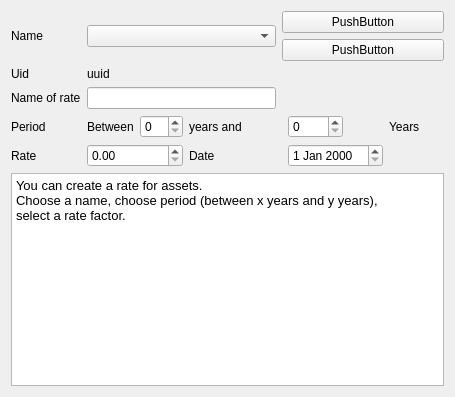
<?xml version="1.0" encoding="UTF-8"?>
<ui version="4.0">
 <class>Account::Internal::AssetsRatesWidget</class>
 <widget class="QWidget" name="Account::Internal::AssetsRatesWidget">
  <property name="geometry">
   <rect>
    <x>0</x>
    <y>0</y>
    <width>455</width>
    <height>397</height>
   </rect>
  </property>
  <property name="windowTitle">
   <string>Form</string>
  </property>
  <layout class="QGridLayout" name="gridLayout_2">
   <item row="1" column="0">
    <layout class="QGridLayout" name="gridLayout">
     <item row="0" column="0">
      <widget class="QLabel" name="AssetsNameLabel">
       <property name="minimumSize">
        <size>
         <width>40</width>
         <height>0</height>
        </size>
       </property>
       <property name="text">
        <string>Name</string>
       </property>
       <property name="buddy">
        <cstring>assetsNameComboBox</cstring>
       </property>
      </widget>
     </item>
     <item row="0" column="1" colspan="4">
      <widget class="QComboBox" name="assetsNameComboBox">
       <property name="sizePolicy">
        <sizepolicy hsizetype="Preferred" vsizetype="Fixed">
         <horstretch>200</horstretch>
         <verstretch>0</verstretch>
        </sizepolicy>
       </property>
      </widget>
     </item>
     <item row="0" column="5" colspan="7">
      <layout class="QVBoxLayout" name="verticalLayout">
       <item>
        <widget class="QPushButton" name="addButton">
         <property name="text">
          <string>PushButton</string>
         </property>
        </widget>
       </item>
       <item>
        <widget class="QPushButton" name="deleteButton">
         <property name="text">
          <string>PushButton</string>
         </property>
        </widget>
       </item>
      </layout>
     </item>
     <item row="1" column="0">
      <widget class="QLabel" name="uidLabel">
       <property name="text">
        <string>Uid</string>
       </property>
      </widget>
     </item>
     <item row="1" column="1" colspan="11">
      <widget class="QLabel" name="assetsRatesUidLabel">
       <property name="text">
        <string>uuid</string>
       </property>
      </widget>
     </item>
     <item row="2" column="0">
      <widget class="QLabel" name="nameLabel">
       <property name="text">
        <string>Name of rate</string>
       </property>
       <property name="wordWrap">
        <bool>true</bool>
       </property>
      </widget>
     </item>
     <item row="2" column="1" colspan="4">
      <widget class="QLineEdit" name="nameEdit"/>
     </item>
     <item row="3" column="0">
      <widget class="QLabel" name="periodLabel">
       <property name="minimumSize">
        <size>
         <width>45</width>
         <height>0</height>
        </size>
       </property>
       <property name="text">
        <string>Period</string>
       </property>
      </widget>
     </item>
     <item row="3" column="1">
      <widget class="QLabel" name="betweenLabel">
       <property name="text">
        <string>Between</string>
       </property>
       <property name="wordWrap">
        <bool>true</bool>
       </property>
      </widget>
     </item>
     <item row="3" column="2">
      <widget class="QSpinBox" name="beginSpinBox">
       <property name="maximumSize">
        <size>
         <width>55</width>
         <height>16777215</height>
        </size>
       </property>
      </widget>
     </item>
     <item row="3" column="3" colspan="3">
      <widget class="QLabel" name="andLabel">
       <property name="text">
        <string>years and</string>
       </property>
       <property name="wordWrap">
        <bool>true</bool>
       </property>
      </widget>
     </item>
     <item row="4" column="0">
      <widget class="QLabel" name="rateLabel">
       <property name="text">
        <string>Rate</string>
       </property>
       <property name="buddy">
        <cstring>rateDoubleSpinBox</cstring>
       </property>
      </widget>
     </item>
     <item row="4" column="1" colspan="2">
      <widget class="QDoubleSpinBox" name="rateDoubleSpinBox"/>
     </item>
     <item row="5" column="0" colspan="12">
      <widget class="QTextBrowser" name="textBrowser">
       <property name="html">
        <string>&lt;!DOCTYPE HTML PUBLIC &quot;-//W3C//DTD HTML 4.0//EN&quot; &quot;http://www.w3.org/TR/REC-html40/strict.dtd&quot;&gt;
&lt;html&gt;&lt;head&gt;&lt;meta name=&quot;qrichtext&quot; content=&quot;1&quot; /&gt;&lt;style type=&quot;text/css&quot;&gt;
p, li { white-space: pre-wrap; }
&lt;/style&gt;&lt;/head&gt;&lt;body style=&quot; font-family:'Lucida Grande'; font-size:13pt; font-weight:400; font-style:normal;&quot;&gt;
&lt;p style=&quot; margin-top:0px; margin-bottom:0px; margin-left:0px; margin-right:0px; -qt-block-indent:0; text-indent:0px;&quot;&gt;&lt;span style=&quot; font-family:'Sans'; font-size:10pt;&quot;&gt;You can create a rate for assets.&lt;/span&gt;&lt;/p&gt;
&lt;p style=&quot; margin-top:0px; margin-bottom:0px; margin-left:0px; margin-right:0px; -qt-block-indent:0; text-indent:0px;&quot;&gt;&lt;span style=&quot; font-family:'Sans'; font-size:10pt;&quot;&gt;Choose a name, choose period (between x years and y years),&lt;/span&gt;&lt;/p&gt;
&lt;p style=&quot; margin-top:0px; margin-bottom:0px; margin-left:0px; margin-right:0px; -qt-block-indent:0; text-indent:0px;&quot;&gt;&lt;span style=&quot; font-family:'Sans'; font-size:10pt;&quot;&gt;select a rate factor.&lt;/span&gt;&lt;/p&gt;&lt;/body&gt;&lt;/html&gt;</string>
       </property>
      </widget>
     </item>
     <item row="4" column="3" colspan="2">
      <widget class="QLabel" name="label">
       <property name="text">
        <string>Date</string>
       </property>
      </widget>
     </item>
     <item row="3" column="7">
      <widget class="QLabel" name="yearLabel">
       <property name="text">
        <string>Years</string>
       </property>
       <property name="wordWrap">
        <bool>true</bool>
       </property>
      </widget>
     </item>
     <item row="3" column="6">
      <widget class="QSpinBox" name="endSpinBox">
       <property name="maximumSize">
        <size>
         <width>55</width>
         <height>16777215</height>
        </size>
       </property>
      </widget>
     </item>
     <item row="4" column="6">
      <widget class="QDateEdit" name="dateEdit"/>
     </item>
    </layout>
   </item>
  </layout>
 </widget>
 <resources/>
 <connections/>
</ui>
